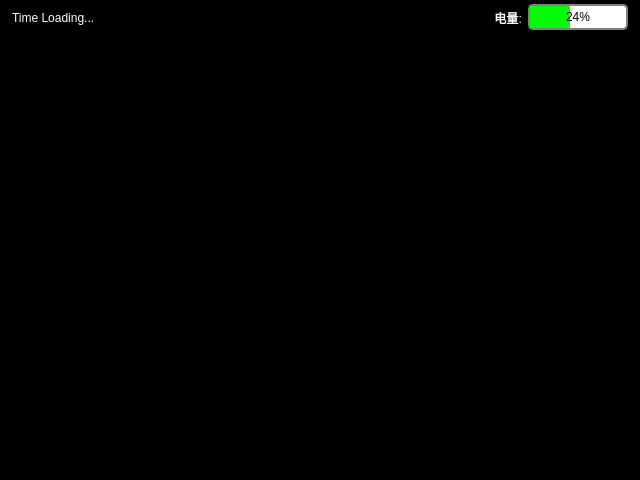
<?xml version="1.0" encoding="UTF-8"?>
<ui version="4.0">
 <class>VideoViewerWindow</class>
 <widget class="QMainWindow" name="VideoViewerWindow">
  <property name="geometry">
   <rect>
    <x>0</x>
    <y>0</y>
    <width>640</width>
    <height>480</height>
   </rect>
  </property>
  <property name="windowTitle">
   <string>MainWindow</string>
  </property>
  <widget class="QWidget" name="centralwidget">
   <widget class="QWidget" name="hor_1" native="true">
    <property name="geometry">
     <rect>
      <x>0</x>
      <y>0</y>
      <width>640</width>
      <height>35</height>
     </rect>
    </property>
    <property name="minimumSize">
     <size>
      <width>640</width>
      <height>35</height>
     </size>
    </property>
    <property name="maximumSize">
     <size>
      <width>16777215</width>
      <height>35</height>
     </size>
    </property>
    <property name="styleSheet">
     <string notr="true">background-color:black;color:white</string>
    </property>
    <layout class="QHBoxLayout" name="horizontalLayout">
     <property name="leftMargin">
      <number>12</number>
     </property>
     <property name="topMargin">
      <number>1</number>
     </property>
     <property name="rightMargin">
      <number>12</number>
     </property>
     <property name="bottomMargin">
      <number>1</number>
     </property>
     <item>
      <widget class="QLabel" name="label_3">
       <property name="minimumSize">
        <size>
         <width>200</width>
         <height>0</height>
        </size>
       </property>
       <property name="maximumSize">
        <size>
         <width>200</width>
         <height>16777215</height>
        </size>
       </property>
       <property name="text">
        <string>Time Loading...</string>
       </property>
      </widget>
     </item>
     <item>
      <widget class="QLabel" name="label_2">
       <property name="minimumSize">
        <size>
         <width>260</width>
         <height>0</height>
        </size>
       </property>
       <property name="maximumSize">
        <size>
         <width>260</width>
         <height>16777215</height>
        </size>
       </property>
       <property name="text">
        <string/>
       </property>
      </widget>
     </item>
     <item>
      <widget class="QLabel" name="label">
       <property name="minimumSize">
        <size>
         <width>40</width>
         <height>0</height>
        </size>
       </property>
       <property name="maximumSize">
        <size>
         <width>40</width>
         <height>16777215</height>
        </size>
       </property>
       <property name="text">
        <string>电量:</string>
       </property>
       <property name="alignment">
        <set>Qt::AlignRight|Qt::AlignTrailing|Qt::AlignVCenter</set>
       </property>
      </widget>
     </item>
     <item>
      <widget class="QProgressBar" name="progressBar">
       <property name="minimumSize">
        <size>
         <width>100</width>
         <height>0</height>
        </size>
       </property>
       <property name="maximumSize">
        <size>
         <width>100</width>
         <height>16777215</height>
        </size>
       </property>
       <property name="styleSheet">
        <string notr="true">QProgressBar {   color:black;border: 2px solid grey;   border-radius: 5px;   background-color: #FFFFFF;}QProgressBar::chunk {   background-color: #00FF00;   width: 20px;}QProgressBar {   border: 2px solid grey;   border-radius: 5px;   text-align: center;}</string>
       </property>
       <property name="value">
        <number>24</number>
       </property>
      </widget>
     </item>
    </layout>
   </widget>
   <widget class="QWidget" name="hor_2" native="true">
    <property name="geometry">
     <rect>
      <x>0</x>
      <y>35</y>
      <width>640</width>
      <height>445</height>
     </rect>
    </property>
    <property name="minimumSize">
     <size>
      <width>640</width>
      <height>445</height>
     </size>
    </property>
    <property name="styleSheet">
     <string notr="true">background-color:black</string>
    </property>
    <layout class="QHBoxLayout" name="horizontalLayout_2">
     <item>
      <layout class="QVBoxLayout" name="videoOutput"/>
     </item>
    </layout>
   </widget>
  </widget>
 </widget>
 <resources/>
 <connections/>
</ui>
